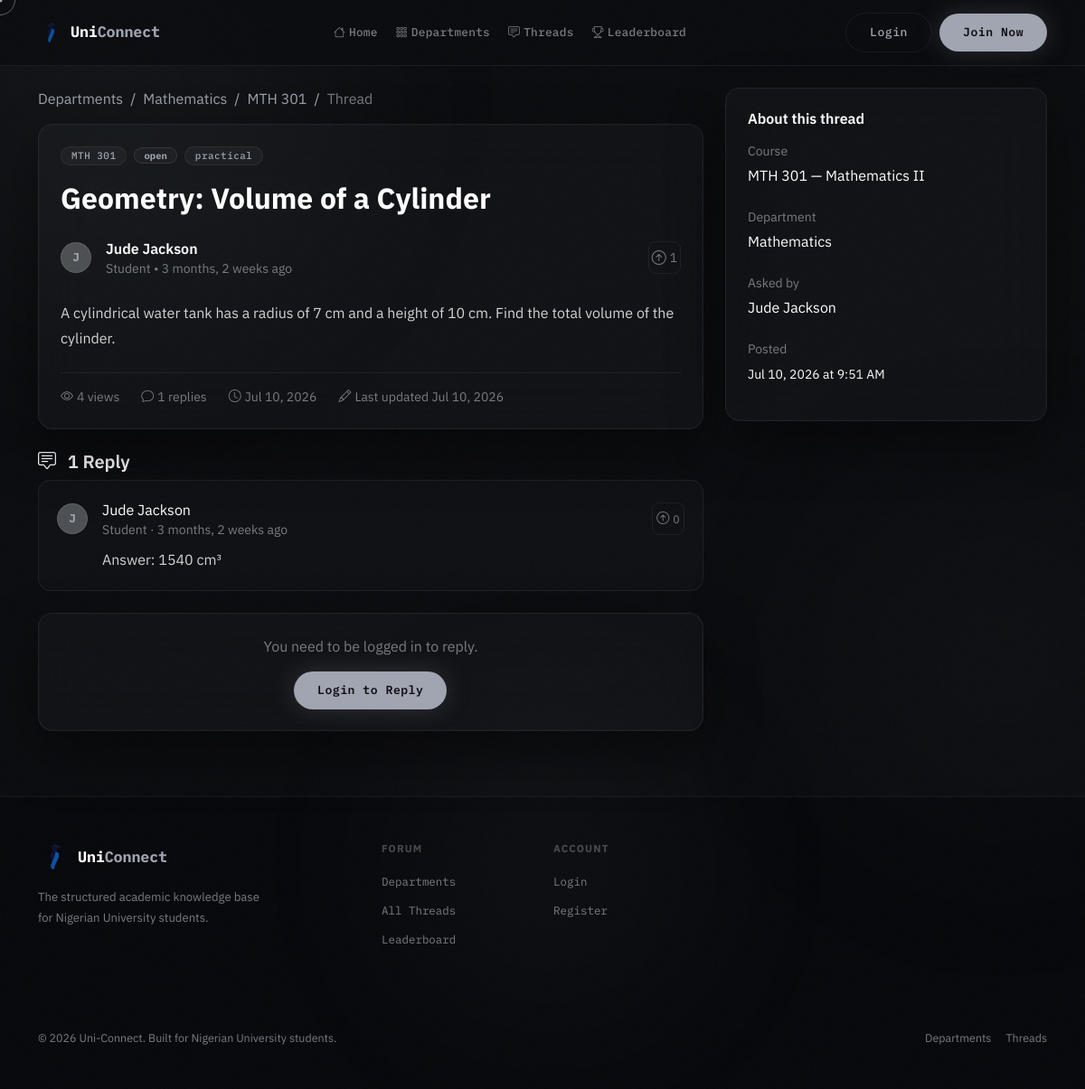
Page /threads/42/ on the earlier database version.
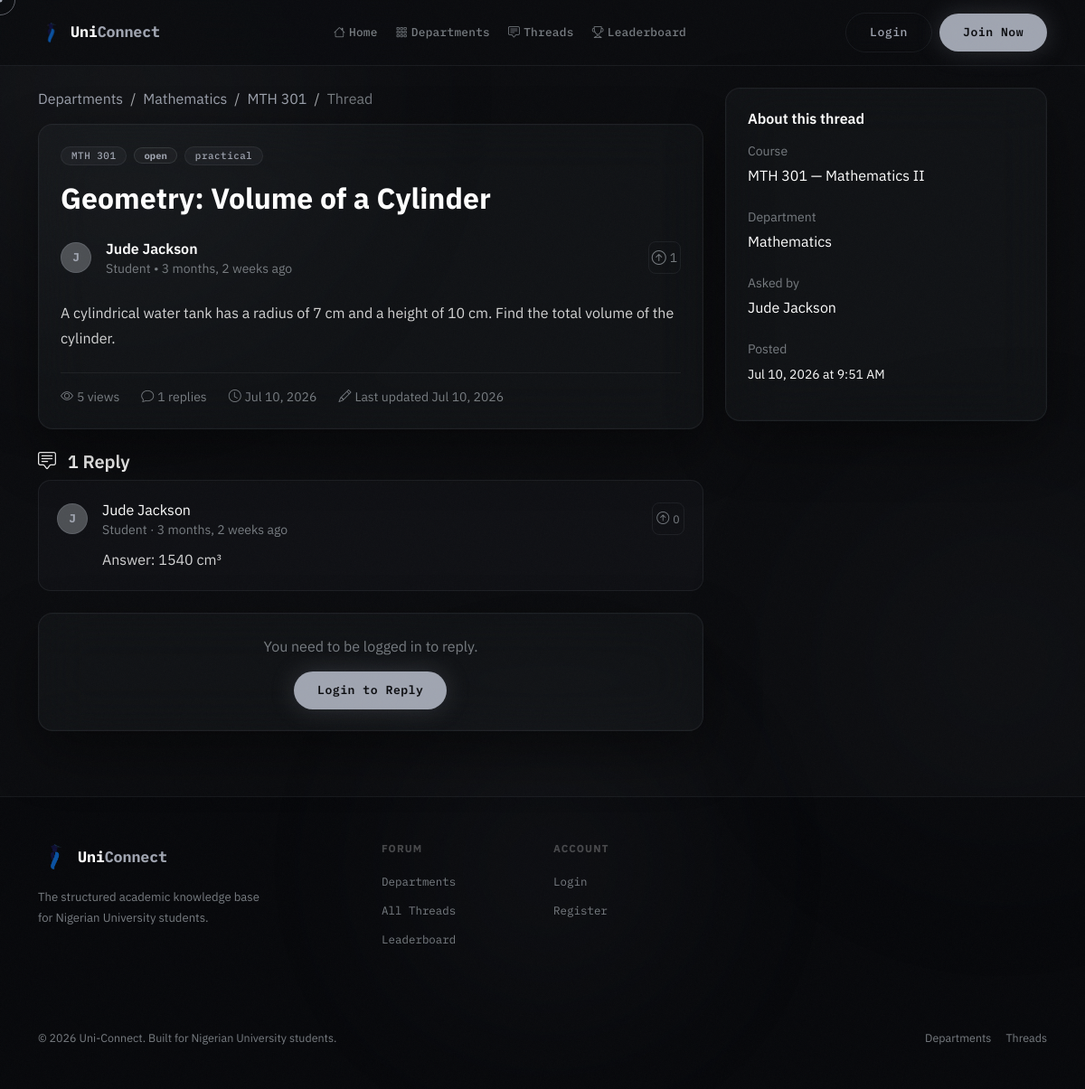
Same page on the later database version.
### forum/models.py (models this page shows, shortened)
class Thread(models.Model):
    STATUS_CHOICES = [
        ('open', 'Open'),
        ('resolved', 'Resolved'),
        ('closed', 'Closed'),
    ]
    course = models.ForeignKey(Course, on_delete=models.CASCADE, related_name='threads')
    author = models.ForeignKey(settings.AUTH_USER_MODEL, on_delete=models.CASCADE, related_name='threads')
    title = models.CharField(max_length=300)
    content = models.TextField()
    attachment = models.FileField(upload_to='thread_attachments/', blank=True, null=True)
    voice_note = models.FileField(upload_to='thread_voice_notes/', blank=True, null=True)
    status = models.CharField(max_length=20, choices=STATUS_CHOICES, default='open')
    is_pinned = models.BooleanField(default=False)
    is_deleted = models.BooleanField(default=False)
    views = models.IntegerField(default=0)
    tags = models.ManyToManyField(Tag, blank=True, related_name='threads')
    created_at = models.DateTimeField(auto_now_add=True)
    updated_at = models.DateTimeField(auto_now=True)
    class Meta:
        ordering = ['-is_pinned', '-created_at']
    @property
    def reply_count(self):
        return self.replies.filter(is_deleted=False).count()
    @property
    def upvote_count(self):
        return self.votes.filter(value=1).count()

class Course(models.Model):
    department = models.ForeignKey(Department, on_delete=models.CASCADE, related_name='courses')
    code = models.CharField(max_length=20)
    title = models.CharField(max_length=200)
    description = models.TextField(blank=True)
    level = models.CharField(max_length=10, default='100L')
    semester = models.CharField(max_length=20, default='First Semester')
    units = models.IntegerField(default=3)
    is_active = models.BooleanField(default=True)
    created_at = models.DateTimeField(auto_now_add=True)
    class Meta:
        ordering = ['code']
        unique_together = ['department', 'code']

class Department(models.Model):
    school = models.ForeignKey(
        School, on_delete=models.CASCADE, related_name='departments',
        null=True, blank=True,
    )
    name = models.CharField(max_length=200)
    code = models.CharField(max_length=10)
    faculty = models.CharField(max_length=200)
    description = models.TextField(blank=True)
    color = models.CharField(max_length=7, default='#6C63FF')
    icon = models.CharField(max_length=50, default='bi-mortarboard')
    created_at = models.DateTimeField(auto_now_add=True)
    class Meta:
        ordering = ['name']
        unique_together = ['school', 'code']
        constraints = [
            models.UniqueConstraint(
                Lower('name'), 'school',
                name='unique_department_name_per_school',
            ),
        ]
        indexes = [
            models.Index(fields=['school', 'code']),
        ]

class Tag(models.Model):
    name = models.CharField(max_length=50, unique=True)
    color = models.CharField(max_length=7, default='#6C63FF')

class Reply(models.Model):
    thread = models.ForeignKey(Thread, on_delete=models.CASCADE, related_name='replies')
    author = models.ForeignKey(settings.AUTH_USER_MODEL, on_delete=models.CASCADE, related_name='replies')
    content = models.TextField()
    attachment = models.FileField(upload_to='reply_attachments/', blank=True, null=True)
    voice_note = models.FileField(upload_to='reply_voice_notes/', blank=True, null=True)
    parent = models.ForeignKey('self', on_delete=models.CASCADE, null=True, blank=True, related_name='children')
    is_verified = models.BooleanField(default=False)
    verified_by = models.ForeignKey(
        settings.AUTH_USER_MODEL, on_delete=models.SET_NULL,
        null=True, blank=True, related_name='verified_replies'
    )
    is_deleted = models.BooleanField(default=False)
    created_at = models.DateTimeField(auto_now_add=True)
    updated_at = models.DateTimeField(auto_now=True)
    class Meta:
        ordering = ['-is_verified', 'created_at']
    @property
    def upvote_count(self):
        return self.votes.filter(value=1).count()

### accounts/models.py (models this page shows, shortened)
class User(AbstractUser):
    ROLE_CHOICES = [
        ('student', 'Student'),
        ('lecturer', 'Lecturer'),
        ('admin', 'Admin'),
    ]
    is_email_verified = models.BooleanField(default=False)
    role = models.CharField(max_length=20, choices=ROLE_CHOICES, default='student')
    school = models.ForeignKey(
        'forum.School', on_delete=models.SET_NULL, null=True, blank=True, related_name='members'
    )
    department = models.ForeignKey(
        'forum.Department', on_delete=models.SET_NULL, null=True, blank=True, related_name='members'
    )
    matric_number = models.CharField(max_length=20, blank=True)
    bio = models.TextField(blank=True)
    avatar = models.ImageField(upload_to='avatars/', blank=True, null=True)
    reputation = models.IntegerField(default=0)
    created_at = models.DateTimeField(auto_now_add=True)

### forum/views.py (the view)
# urls.py: path('threads/<int:pk>/', views.thread_detail, name='thread_detail'),
def thread_detail(request, pk):
    thread = get_object_or_404(
        Thread.objects.select_related('course__department__school'), pk=pk, is_deleted=False
    )
    if request.user.is_authenticated and not request.user.can_access_department(thread.course.department):
        messages.error(request, "That discussion belongs to another institution, so you can't view it.")
        return redirect('forum:thread_list')
    Thread.objects.filter(pk=pk).update(views=F('views') + 1)
    replies = thread.replies.filter(is_deleted=False, parent=None).select_related(
        'author', 'verified_by'
    ).prefetch_related('children')
    reply_form = ReplyForm()
    user_bookmarked = False
    user_voted_thread = False
    if request.user.is_authenticated:
        user_bookmarked = Bookmark.objects.filter(user=request.user, thread=thread).exists()
        user_voted_thread = Vote.objects.filter(user=request.user, thread=thread).exists()
    return render(request, 'forum/thread_detail.html', {
        "thread": thread,
        "replies": replies,
        "reply_form": reply_form,
        "user_bookmarked": user_bookmarked,
        "user_voted_thread": user_voted_thread,
    })

### templates/forum/thread_detail.html (shortened to what this page needs)
{% extends 'base.html' %}
{% load static %}
{% block content %}
<div class="container py-4">
  <div class="row g-4">
    <div class="col-lg-8">
      <nav class="mb-3">
        <ol class="breadcrumb">
          <li class="breadcrumb-item">
            <a
              href="{% url 'forum:departments' %}"
              class="text-accent text-decoration-none"
              >Departments</a
            >
          </li>
          <li class="breadcrumb-item">
            <a
              href="{% url 'forum:department_detail' thread.course.department.pk %}"
              class="text-accent text-decoration-none"
              >{{ thread.course.department.name }}</a
            >
          </li>
          <li class="breadcrumb-item">
            <a
              href="{% url 'forum:course_detail' thread.course.pk %}"
              class="text-accent text-decoration-none"
              >{{ thread.course.code }}</a
            >
          </li>
          <li class="breadcrumb-item active text-muted">Thread</li>
        </ol>
      </nav>
      <div class="glass-panel p-4 mb-4">
        <div class="d-flex align-items-center gap-2 mb-3 flex-wrap">
          <span class="badge badge-glass">{{ thread.course.code }}</span>
          <span
            class="badge {% if thread.status == 'resolved' %}badge-resolved{% elif thread.status == 'closed' %}badge-closed{% else %}badge-open{% endif %}"
            >{{ thread.status }}</span
          >
           {% for tag in thread.tags.all %}<span
            class="badge badge-glass"
            >{{ tag.name }}</span
          >{% endfor %}
        </div>
        <h1 class="h2 fw-bold text-white mb-4 lh-sm">
            {{ thread.title }}
        </h1>
        <div class="d-flex align-items-center gap-3 mb-4">
          <div class="avatar-sm">{{ thread.author.username|first|upper }}</div>
          <div class="d-flex flex-column justify-content-center">
              <a href="{% url 'accounts:profile_user' thread.author.username %}"
                class="text-white fw-semibold text-decoration-none thread-author">
                  {{ thread.author.get_full_name|default:thread.author.username }}
              </a>
              <span class="text-muted small thread-meta">
                  {{ thread.author.get_role_display }}
                  •
                  {{ thread.created_at|timesince }} ago
              </span>
          </div>
          <div class="ms-auto d-flex gap-2">
            <button
              class="btn btn-ghost-icon {% if user_voted_thread %}voted{% endif %}"
              data-vote-url="{% url 'forum:vote_thread' thread.pk %}"
            >
              <i
                class="bi bi-arrow-up-circle"
                style="{% if user_voted_thread %}color:var(--accent);{% endif %}"
              ></i>
              <span class="vote-count ms-1 small"
                >{{ thread.upvote_count }}</span
              >
            </button>
          </div>
        </div>
        <div class="thread-body mt-4">
          {{ thread.content|linebreaksbr }}
        </div>
        <div
          class="d-flex gap-4 text-muted small mt-4 pt-3"
          style="border-top: 1px solid rgba(255, 255, 255, 0.06)"
        >
          <span><i class="bi bi-eye me-1"></i>{{ thread.views }} views</span>
          <span
            ><i class="bi bi-chat me-1"></i>{{ thread.reply_count }}
            replies</span
          >
          <span>
              <i class="bi bi-clock me-1"></i>{{ thread.created_at|date:"M j, Y" }}
          </span>
          {% if thread.created_at != thread.updated_at %}
          <span>
              <i class="bi bi-pencil me-1"></i>Last updated
              {{ thread.updated_at|date:"M j, Y" }}
          </span>
          {% endif %}
        </div>
      </div>
      <h5 class="text-white fw-600 mb-2">
        <i class="bi bi-chat-square-text me-2"></i>
        {{ thread.reply_count }} Repl{{ thread.reply_count|pluralize:"y,ies" }}
      </h5>
      {% for reply in replies %}
      <div
        class="reply-box {% if reply.is_verified %}verified-reply{% endif %} mt-2 mb-3"
        id="reply-{{ reply.pk }}">
        <div class="d-flex align-items-center gap-3 mb-2">
          <div class="avatar-sm">{{ reply.author.username|first|upper }}</div>
          <div>
            <a
              href="{% url 'accounts:profile_user' reply.author.username %}"
              class="text-white fw-500 text-decoration-none"
              >{{ reply.author.get_full_name|default:reply.author.username }}</a
            >
            <div class="text-muted small">
              {{ reply.author.get_role_display }} · {{ reply.created_at|timesince }} ago
            </div>
          </div>
          <div class="ms-auto d-flex gap-2">
            <button
              class="btn btn-ghost-icon btn-sm"
              data-vote-url="{% url 'forum:vote_reply' reply.pk %}"
            >
              <i class="bi bi-arrow-up-circle"></i>
              <span class="vote-count ms-1 small"
                >{{ reply.upvote_count }}</span
              >
            </button>
          </div>
        </div>
        <div
         class="reply-content"
        >
          {{ reply.content|linebreaksbr }}
        </div>
      </div>
      {% endfor %}
      {% if user.is_authenticated %}
      <div class="glass-panel p-4 mt-4" id="replyForm">
        <h6 class="text-white fw-600 mb-3">
          <i class="bi bi-pencil me-2"></i>Your Answer
        </h6>
        <form
          method="post"
          action="{% url 'forum:add_reply' thread.pk %}"
          enctype="multipart/form-data"
        >
          {% csrf_token %}
          <input type="hidden" name="parent_id" value="" />
          <div class="d-flex flex-wrap gap-2 mb-3">
            <button
              type="button"
              class="btn btn-outline-glass btn-sm emoji-button"
              data-target="id_content"
            >
              😀 Insert emoji
            </button>
            <button
              type="button"
              class="btn btn-outline-glass btn-sm record-voice-button"
              data-target="id_voice_note"
            >
              🎙 Record voice note
            </button>
            <span class="text-muted small"
              >Add emojis, attach a file, or record a quick voice note.</span
            >
          </div>
          {{ reply_form.content }}
          <div class="mb-3 mt-3">
            <label class="form-label fw-500">Attach file</label>
            {{ reply_form.attachment }}
          </div>
          <div class="mb-3">
            <label class="form-label fw-500">Voice note</label>
            {{ reply_form.voice_note }}
          </div>
          <div class="mt-3">
            <button type="submit" class="btn btn-primary-glow">
              <i class="bi bi-send me-2"></i>Post Reply
            </button>
          </div>
        </form>
      </div>
      {% else %}
      <div class="glass-panel p-4 text-center mt-4">
        <p class="text-muted mb-3">You need to be logged in to reply.</p>
        <a
          href="{% url 'accounts:login' %}?next={{ request.path }}"
          class="btn btn-primary-glow"
          >Login to Reply</a
        >
      </div>
      {% endif %}
    </div>
    <div class="col-lg-4">
      <div class="glass-panel p-4 mb-4 sticky-top" style="top: 80px">
        <h6 class="text-white fw-600 mb-3">About this thread</h6>
        <div class="d-flex flex-column gap-4">
          <div>
            <div class="text-muted small mb-1">Course</div>
            <a
              href="{% url 'forum:course_detail' thread.course.pk %}"
              class="text-white text-decoration-none"
              >{{ thread.course.code }} — {{ thread.course.title }}</a
            >
          </div>
          <div>
            <div class="text-muted small mb-1">Department</div>
            <a
              href="{% url 'forum:department_detail' thread.course.department.pk %}"
              class="text-white text-decoration-none"
              >{{ thread.course.department.name }}</a
            >
          </div>
          <div>
            <div class="text-muted small mb-1">Asked by</div>
            <a
              href="{% url 'accounts:profile_user' thread.author.username %}"
              class="text-white text-decoration-none"
              >{{ thread.author.get_full_name|default:thread.author.username }}
            </a>
          </div>
          <div class="mb-3">
            <div class="text-muted small mb-1">Posted</div>
            <span class="text-white small">
                {{ thread.created_at|date:"M j, Y \a\t g:i A" }}
            </span>
        </div>
        </div>
      </div>
    </div>
  </div>
</div>
{% endblock %}

Differences in the rows shown:
changed Thread "Geometry: Volume of a Cylinder": views "4" → "5"
